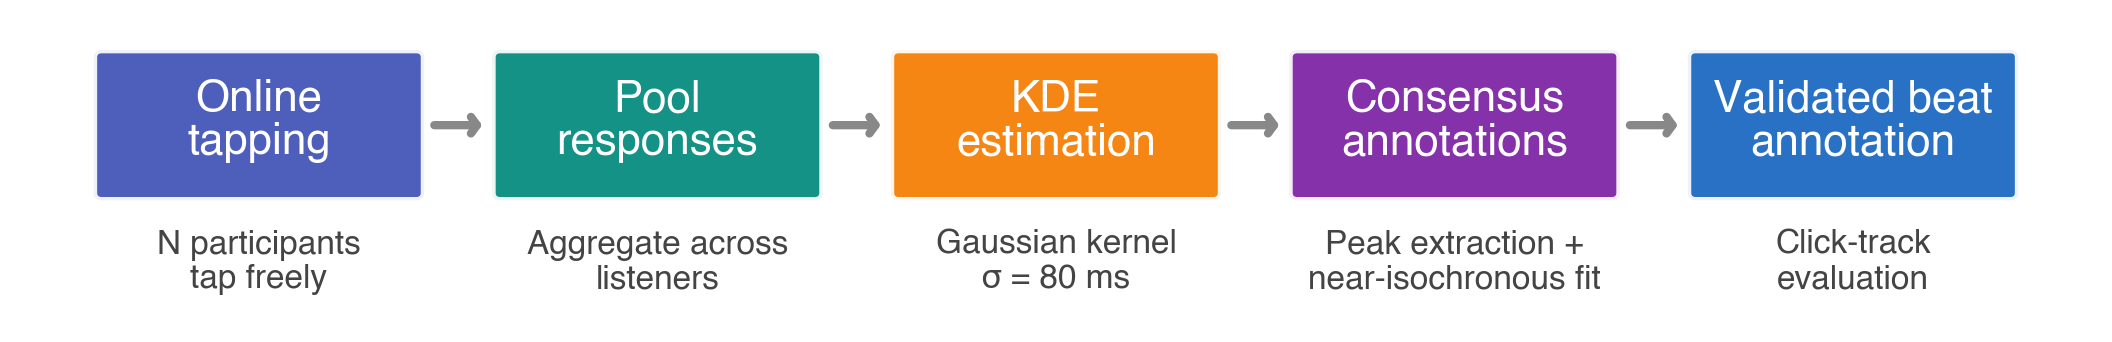

The script that saved this image:
#!/usr/bin/env python3
"""
Figure 1A (paper) — single-row pipeline schematic.

Pipeline overview reproduced from the paper.  Self-contained: no
external data dependencies.

Usage:
    python figures/pipeline_schematic.py
"""
import sys
from pathlib import Path

import matplotlib.pyplot as plt
from matplotlib.patches import FancyBboxPatch

sys.path.insert(0, str(Path(__file__).parent))
from fig_utils import apply_style

OUT = Path(__file__).parent / "pipeline_schematic.pdf"

STEP_COLORS = [
    "#3F51B5",
    "#00897B",
    "#F57C00",
    "#7B1FA2",
    "#1565C0",
]

STEPS = [
    ("Online\ntapping",            "N participants\ntap freely"),
    ("Pool\nresponses",            "Aggregate across\nlisteners"),
    ("KDE\nestimation",            "Gaussian kernel\n\u03c3 = 80 ms"),
    ("Consensus\nannotations",     "Peak extraction +\nnear-isochronous fit"),
    ("Validated beat\nannotation", "Click-track\nevaluation"),
]


def draw(ax):
    ax.set_xlim(-0.5, 10.5)
    ax.set_ylim(-0.65, 1.15)
    ax.axis("off")

    n = len(STEPS)
    box_w, box_h = 1.65, 0.74
    spacing = (10.0 - n * box_w) / (n - 1) + box_w
    start_x = (10.0 - (n - 1) * spacing) / 2

    for i, ((label, sublabel), color) in enumerate(zip(STEPS, STEP_COLORS)):
        cx = start_x + i * spacing
        cy = 0.5
        box = FancyBboxPatch(
            (cx - box_w / 2, cy - box_h / 2), box_w, box_h,
            boxstyle="round,pad=0.04", facecolor=color, edgecolor="white",
            linewidth=1.6, alpha=0.92, zorder=5,
        )
        ax.add_patch(box)
        ax.text(cx, cy + 0.02, label, ha="center", va="center",
                fontsize=10.5, fontweight="bold", color="white",
                zorder=6, linespacing=1.05)
        ax.text(cx, cy - box_h / 2 - 0.20, sublabel, ha="center", va="top",
                fontsize=8.0, color="#444444", linespacing=1.15,
                style="italic")
        if i < n - 1:
            x_start = cx + box_w / 2 + 0.05
            x_end = start_x + (i + 1) * spacing - box_w / 2 - 0.05
            ax.annotate(
                "", xy=(x_end, cy), xytext=(x_start, cy),
                arrowprops=dict(
                    arrowstyle="->,head_width=0.22,head_length=0.16",
                    color="#888888", lw=2.0,
                    connectionstyle="arc3,rad=0",
                ),
                zorder=4,
            )


def main():
    apply_style()
    fig, ax = plt.subplots(figsize=(7.0, 1.10))
    draw(ax)
    fig.subplots_adjust(left=0.0, right=1.0, top=1.0, bottom=0.0)
    plt.savefig(OUT, bbox_inches="tight", pad_inches=0.02)
    plt.savefig(OUT.with_suffix(".png"), bbox_inches="tight",
                pad_inches=0.02, dpi=300)
    print(f"Saved \u2192 {OUT}")
    print(f"Saved \u2192 {OUT.with_suffix('.png')}")
    plt.close()


if __name__ == "__main__":
    main()
